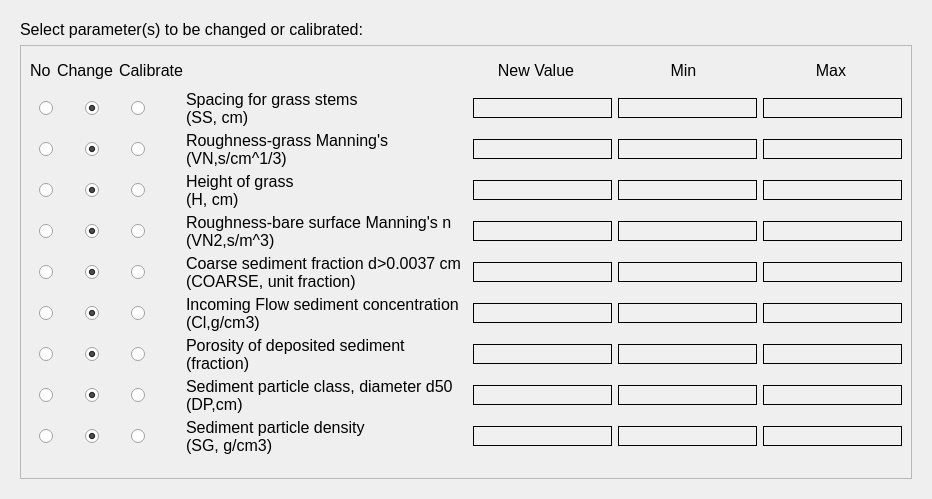
<?xml version="1.0" encoding="UTF-8"?>
<ui version="4.0">
 <class>Dialog</class>
 <widget class="QDialog" name="Dialog">
  <property name="geometry">
   <rect>
    <x>0</x>
    <y>0</y>
    <width>932</width>
    <height>499</height>
   </rect>
  </property>
  <property name="windowTitle">
   <string>Dialog</string>
  </property>
  <property name="styleSheet">
   <string notr="true">QLabel {
    font-family: 'Georgia'; /* Cambiar la fuente a Georgia */
    font-size: 16px; /* Cambiar el tamaño de la fuente */
    color: #000000; /* Color del texto (blanco) */
}

QLineEdit {
    font-family: 'Georgia'; /* Cambiar la fuente a Georgia */
    font-size: 14px; /* Cambiar el tamaño de la fuente */
    color: #000000; /* Color del texto (blanco) */
    background-color: #f0f0f0; /* Color de fondo del QLineEdit */
    border: 1px solid #000000; /* Borde blanco */
}

QComboBox {
    font-family: 'Georgia'; /* Cambiar la fuente a Georgia */
    font-size: 14px; /* Cambiar el tamaño de la fuente */
    color: #000000; /* Color del texto (blanco) */
    background-color: #cfd4da; /* Fondo oscuro del ComboBox */
}

QRadioButton {
    font-family: 'Georgia'; /* Cambiar la fuente a Georgia */
    font-size: 14px; /* Cambiar el tamaño de la fuente */
    color: #000000; /* Color del texto (blanco) */
}

QCheckBox {
    font-family: 'Georgia'; /* Cambiar la fuente a Georgia */
    font-size: 14px; /* Cambiar el tamaño de la fuente */
    color: #000000; /* Color del texto (blanco) */
}

/* Cambiar la fuente y estilo de los QPushButton */
QPushButton {
    font-family: 'Georgia'; /* Cambiar la fuente */
    font-size: 14px; /* Cambiar el tamaño de la fuente */
    color: #000000; /* Color del texto negro */
    background-color: #cfd4da; /* Fondo gris claro */
    border: 1px solid #a1a6ad; /* Borde gris medio */
    border-radius: 5px; /* Bordes redondeados */
    padding: 5px; /* Espaciado interno */
}

/* Estilo cuando el ratón pasa sobre el botón */
QPushButton:hover {
    color: #000000; /* Mantener el texto negro */
    background-color: #b7bcc3; /* Fondo gris un poco más oscuro al pasar el mouse */
}

/* Estilo cuando el botón está presionado */
QPushButton:pressed {
    background-color: #a6acb3; /* Fondo ligeramente más oscuro al presionar */
    color: #000000; /* Mantener el texto negro cuando se presiona */
}



/* Estilo general para QTableWidget y QTableView */
QTableWidget, QTableView {
    font-family: 'Georgia'; /* Cambiar la fuente a Georgia */
    font-size: 14px; /* Tamaño de la fuente */
    color: #000000; /* Color del texto negro */
    background-color: #e6e9ed; /* Fondo gris claro para la tabla */
    gridline-color: #a1a6ad; /* Color de las líneas de la tabla (gris medio) */
    selection-background-color: #b7bcc3; /* Color de fondo cuando se selecciona una celda (gris suave) */
    selection-color: #000000; /* Color del texto cuando la celda está seleccionada (negro) */
}

/* Estilo para el encabezado horizontal de la tabla */
QHeaderView::section {
    font-family: 'Georgia'; /* Cambiar la fuente a Georgia */
    font-size: 14px; /* Tamaño de la fuente */
    color: #000000; /* Color del texto negro */
    background-color: #cfd4da; /* Fondo gris claro del encabezado */
    border: 1px solid #a1a6ad; /* Borde gris medio entre las secciones */
    padding: 4px; /* Espaciado interno en el encabezado */
}

/* Estilo para las celdas de la tabla al pasar el mouse */
QTableWidget::item:hover, QTableView::item:hover {
    background-color: #b7bcc3; /* Fondo gris suave al pasar el mouse */
    color: #000000; /* Mantener el texto negro */
}

/* Estilo para las celdas cuando están seleccionadas */
QTableWidget::item:selected, QTableView::item:selected {
    background-color: #a6acb3; /* Fondo gris intermedio cuando está seleccionado */
    color: #000000; /* Texto negro cuando está seleccionado */
}

/* Ajustar el tamaño de las celdas */
QTableWidget::item, QTableView::item {
    padding: 4px; /* Espaciado interno de las celdas */
}

/* Estilo para el borde inferior de la tabla */
QTableCornerButton::section {
    background-color: #cfd4da; /* Fondo del botón de esquina */
    border: 1px solid #a1a6ad; /* Borde gris medio del botón de esquina */
}</string>
  </property>
  <layout class="QGridLayout" name="gridLayout">
   <item row="0" column="0">
    <widget class="QScrollArea" name="scrollArea_2">
     <property name="styleSheet">
      <string notr="true"/>
     </property>
     <property name="frameShape">
      <enum>QFrame::NoFrame</enum>
     </property>
     <property name="widgetResizable">
      <bool>true</bool>
     </property>
     <widget class="QWidget" name="scrollAreaWidgetContents_2">
      <property name="geometry">
       <rect>
        <x>0</x>
        <y>0</y>
        <width>897</width>
        <height>487</height>
       </rect>
      </property>
      <layout class="QGridLayout" name="gridLayout_71">
       <item row="1" column="0">
        <widget class="QLabel" name="label_100">
         <property name="text">
          <string>Select parameter(s) to be changed or calibrated:</string>
         </property>
        </widget>
       </item>
       <item row="2" column="0" colspan="2">
        <widget class="QFrame" name="frame_51">
         <property name="frameShape">
          <enum>QFrame::StyledPanel</enum>
         </property>
         <property name="frameShadow">
          <enum>QFrame::Raised</enum>
         </property>
         <layout class="QGridLayout" name="gridLayout_70">
          <item row="9" column="0" colspan="2">
           <layout class="QHBoxLayout" name="horizontalLayout_111">
            <item>
             <widget class="QFrame" name="frame_42">
              <property name="minimumSize">
               <size>
                <width>150</width>
                <height>0</height>
               </size>
              </property>
              <property name="frameShape">
               <enum>QFrame::NoFrame</enum>
              </property>
              <property name="frameShadow">
               <enum>QFrame::Raised</enum>
              </property>
              <layout class="QGridLayout" name="gridLayout_61">
               <item row="0" column="0">
                <layout class="QHBoxLayout" name="horizontalLayout_96">
                 <item>
                  <widget class="QRadioButton" name="no_class">
                   <property name="text">
                    <string/>
                   </property>
                   <property name="checked">
                    <bool>false</bool>
                   </property>
                  </widget>
                 </item>
                 <item>
                  <widget class="QRadioButton" name="change_class">
                   <property name="text">
                    <string/>
                   </property>
                   <property name="checked">
                    <bool>true</bool>
                   </property>
                  </widget>
                 </item>
                 <item>
                  <widget class="QRadioButton" name="calibrate_class">
                   <property name="text">
                    <string/>
                   </property>
                  </widget>
                 </item>
                </layout>
               </item>
              </layout>
             </widget>
            </item>
            <item>
             <widget class="QLabel" name="label_111">
              <property name="minimumSize">
               <size>
                <width>281</width>
                <height>35</height>
               </size>
              </property>
              <property name="text">
               <string>Sediment particle class, diameter d50 
(DP,cm)</string>
              </property>
             </widget>
            </item>
            <item>
             <widget class="QLineEdit" name="new_class">
              <property name="alignment">
               <set>Qt::AlignCenter</set>
              </property>
             </widget>
            </item>
            <item>
             <widget class="QLineEdit" name="min_class">
              <property name="alignment">
               <set>Qt::AlignCenter</set>
              </property>
             </widget>
            </item>
            <item>
             <widget class="QLineEdit" name="max_class">
              <property name="alignment">
               <set>Qt::AlignCenter</set>
              </property>
             </widget>
            </item>
           </layout>
          </item>
          <item row="7" column="0" colspan="2">
           <layout class="QHBoxLayout" name="horizontalLayout_110">
            <item>
             <widget class="QFrame" name="frame_43">
              <property name="minimumSize">
               <size>
                <width>150</width>
                <height>0</height>
               </size>
              </property>
              <property name="frameShape">
               <enum>QFrame::NoFrame</enum>
              </property>
              <property name="frameShadow">
               <enum>QFrame::Raised</enum>
              </property>
              <layout class="QGridLayout" name="gridLayout_62">
               <item row="0" column="0">
                <layout class="QHBoxLayout" name="horizontalLayout_98">
                 <item>
                  <widget class="QRadioButton" name="no_incoming">
                   <property name="text">
                    <string/>
                   </property>
                   <property name="checked">
                    <bool>false</bool>
                   </property>
                  </widget>
                 </item>
                 <item>
                  <widget class="QRadioButton" name="change_incoming">
                   <property name="text">
                    <string/>
                   </property>
                   <property name="checked">
                    <bool>true</bool>
                   </property>
                  </widget>
                 </item>
                 <item>
                  <widget class="QRadioButton" name="calibrate_incoming">
                   <property name="text">
                    <string/>
                   </property>
                  </widget>
                 </item>
                </layout>
               </item>
              </layout>
             </widget>
            </item>
            <item>
             <widget class="QLabel" name="label_110">
              <property name="minimumSize">
               <size>
                <width>281</width>
                <height>35</height>
               </size>
              </property>
              <property name="text">
               <string>Incoming Flow sediment concentration 
(Cl,g/cm3)</string>
              </property>
             </widget>
            </item>
            <item>
             <widget class="QLineEdit" name="new_incoming">
              <property name="alignment">
               <set>Qt::AlignCenter</set>
              </property>
             </widget>
            </item>
            <item>
             <widget class="QLineEdit" name="min_incoming">
              <property name="alignment">
               <set>Qt::AlignCenter</set>
              </property>
             </widget>
            </item>
            <item>
             <widget class="QLineEdit" name="max_incoming">
              <property name="alignment">
               <set>Qt::AlignCenter</set>
              </property>
             </widget>
            </item>
           </layout>
          </item>
          <item row="10" column="0" colspan="2">
           <layout class="QHBoxLayout" name="horizontalLayout_107">
            <item>
             <widget class="QFrame" name="frame_50">
              <property name="minimumSize">
               <size>
                <width>150</width>
                <height>0</height>
               </size>
              </property>
              <property name="frameShape">
               <enum>QFrame::NoFrame</enum>
              </property>
              <property name="frameShadow">
               <enum>QFrame::Raised</enum>
              </property>
              <layout class="QGridLayout" name="gridLayout_69">
               <item row="0" column="0">
                <layout class="QHBoxLayout" name="horizontalLayout_105">
                 <item>
                  <widget class="QRadioButton" name="no_density">
                   <property name="text">
                    <string/>
                   </property>
                   <property name="checked">
                    <bool>false</bool>
                   </property>
                  </widget>
                 </item>
                 <item>
                  <widget class="QRadioButton" name="change_density">
                   <property name="text">
                    <string/>
                   </property>
                   <property name="checked">
                    <bool>true</bool>
                   </property>
                  </widget>
                 </item>
                 <item>
                  <widget class="QRadioButton" name="calibrate_density">
                   <property name="text">
                    <string/>
                   </property>
                  </widget>
                 </item>
                </layout>
               </item>
              </layout>
             </widget>
            </item>
            <item>
             <widget class="QLabel" name="label_105">
              <property name="minimumSize">
               <size>
                <width>281</width>
                <height>35</height>
               </size>
              </property>
              <property name="text">
               <string>Sediment particle density 
(SG, g/cm3)</string>
              </property>
             </widget>
            </item>
            <item>
             <widget class="QLineEdit" name="new_density">
              <property name="alignment">
               <set>Qt::AlignCenter</set>
              </property>
             </widget>
            </item>
            <item>
             <widget class="QLineEdit" name="min_density">
              <property name="alignment">
               <set>Qt::AlignCenter</set>
              </property>
             </widget>
            </item>
            <item>
             <widget class="QLineEdit" name="max_density">
              <property name="alignment">
               <set>Qt::AlignCenter</set>
              </property>
             </widget>
            </item>
           </layout>
          </item>
          <item row="4" column="0" colspan="2">
           <layout class="QHBoxLayout" name="horizontalLayout_115">
            <item>
             <widget class="QFrame" name="frame_44">
              <property name="minimumSize">
               <size>
                <width>150</width>
                <height>0</height>
               </size>
              </property>
              <property name="frameShape">
               <enum>QFrame::NoFrame</enum>
              </property>
              <property name="frameShadow">
               <enum>QFrame::Raised</enum>
              </property>
              <layout class="QGridLayout" name="gridLayout_63">
               <item row="0" column="0">
                <layout class="QHBoxLayout" name="horizontalLayout_99">
                 <item>
                  <widget class="QRadioButton" name="no_height">
                   <property name="text">
                    <string/>
                   </property>
                   <property name="checked">
                    <bool>false</bool>
                   </property>
                  </widget>
                 </item>
                 <item>
                  <widget class="QRadioButton" name="change_height">
                   <property name="text">
                    <string/>
                   </property>
                   <property name="checked">
                    <bool>true</bool>
                   </property>
                  </widget>
                 </item>
                 <item>
                  <widget class="QRadioButton" name="calibrate_height">
                   <property name="text">
                    <string/>
                   </property>
                  </widget>
                 </item>
                </layout>
               </item>
              </layout>
             </widget>
            </item>
            <item>
             <widget class="QLabel" name="label_115">
              <property name="minimumSize">
               <size>
                <width>281</width>
                <height>35</height>
               </size>
              </property>
              <property name="text">
               <string>Height of grass 
(H, cm)</string>
              </property>
             </widget>
            </item>
            <item>
             <widget class="QLineEdit" name="new_height">
              <property name="alignment">
               <set>Qt::AlignCenter</set>
              </property>
             </widget>
            </item>
            <item>
             <widget class="QLineEdit" name="min_height">
              <property name="alignment">
               <set>Qt::AlignCenter</set>
              </property>
             </widget>
            </item>
            <item>
             <widget class="QLineEdit" name="max_height">
              <property name="alignment">
               <set>Qt::AlignCenter</set>
              </property>
             </widget>
            </item>
           </layout>
          </item>
          <item row="2" column="0" colspan="2">
           <layout class="QHBoxLayout" name="horizontalLayout_114">
            <item>
             <widget class="QFrame" name="frame_46">
              <property name="minimumSize">
               <size>
                <width>150</width>
                <height>0</height>
               </size>
              </property>
              <property name="frameShape">
               <enum>QFrame::NoFrame</enum>
              </property>
              <property name="frameShadow">
               <enum>QFrame::Raised</enum>
              </property>
              <layout class="QGridLayout" name="gridLayout_65">
               <item row="0" column="0">
                <layout class="QHBoxLayout" name="horizontalLayout_101">
                 <item>
                  <widget class="QRadioButton" name="no_spacing">
                   <property name="text">
                    <string/>
                   </property>
                   <property name="checked">
                    <bool>false</bool>
                   </property>
                  </widget>
                 </item>
                 <item>
                  <widget class="QRadioButton" name="change_spacing">
                   <property name="text">
                    <string/>
                   </property>
                   <property name="checked">
                    <bool>true</bool>
                   </property>
                  </widget>
                 </item>
                 <item>
                  <widget class="QRadioButton" name="calibrate_spacing">
                   <property name="text">
                    <string/>
                   </property>
                  </widget>
                 </item>
                </layout>
               </item>
              </layout>
             </widget>
            </item>
            <item>
             <widget class="QLabel" name="label_114">
              <property name="minimumSize">
               <size>
                <width>281</width>
                <height>35</height>
               </size>
              </property>
              <property name="text">
               <string>Spacing for grass stems 
(SS, cm)</string>
              </property>
             </widget>
            </item>
            <item>
             <widget class="QLineEdit" name="new_spacing">
              <property name="alignment">
               <set>Qt::AlignCenter</set>
              </property>
             </widget>
            </item>
            <item>
             <widget class="QLineEdit" name="min_spacing">
              <property name="alignment">
               <set>Qt::AlignCenter</set>
              </property>
             </widget>
            </item>
            <item>
             <widget class="QLineEdit" name="max_spacing">
              <property name="alignment">
               <set>Qt::AlignCenter</set>
              </property>
             </widget>
            </item>
           </layout>
          </item>
          <item row="3" column="0" colspan="2">
           <layout class="QHBoxLayout" name="horizontalLayout_112">
            <item>
             <widget class="QFrame" name="frame_48">
              <property name="minimumSize">
               <size>
                <width>150</width>
                <height>0</height>
               </size>
              </property>
              <property name="frameShape">
               <enum>QFrame::NoFrame</enum>
              </property>
              <property name="frameShadow">
               <enum>QFrame::Raised</enum>
              </property>
              <layout class="QGridLayout" name="gridLayout_67">
               <item row="0" column="0">
                <layout class="QHBoxLayout" name="horizontalLayout_103">
                 <item>
                  <widget class="QRadioButton" name="no_roughness">
                   <property name="text">
                    <string/>
                   </property>
                   <property name="checked">
                    <bool>false</bool>
                   </property>
                  </widget>
                 </item>
                 <item>
                  <widget class="QRadioButton" name="change_roughness">
                   <property name="text">
                    <string/>
                   </property>
                   <property name="checked">
                    <bool>true</bool>
                   </property>
                  </widget>
                 </item>
                 <item>
                  <widget class="QRadioButton" name="calibrate_roughness">
                   <property name="text">
                    <string/>
                   </property>
                  </widget>
                 </item>
                </layout>
               </item>
              </layout>
             </widget>
            </item>
            <item>
             <widget class="QLabel" name="label_112">
              <property name="minimumSize">
               <size>
                <width>281</width>
                <height>35</height>
               </size>
              </property>
              <property name="text">
               <string>Roughness-grass Manning's 
(VN,s/cm^1/3)</string>
              </property>
             </widget>
            </item>
            <item>
             <widget class="QLineEdit" name="new_roughness">
              <property name="alignment">
               <set>Qt::AlignCenter</set>
              </property>
             </widget>
            </item>
            <item>
             <widget class="QLineEdit" name="min_roughness">
              <property name="alignment">
               <set>Qt::AlignCenter</set>
              </property>
             </widget>
            </item>
            <item>
             <widget class="QLineEdit" name="max_roughness">
              <property name="alignment">
               <set>Qt::AlignCenter</set>
              </property>
             </widget>
            </item>
           </layout>
          </item>
          <item row="6" column="0" colspan="2">
           <layout class="QHBoxLayout" name="horizontalLayout_106">
            <item>
             <widget class="QFrame" name="frame_47">
              <property name="minimumSize">
               <size>
                <width>150</width>
                <height>0</height>
               </size>
              </property>
              <property name="frameShape">
               <enum>QFrame::NoFrame</enum>
              </property>
              <property name="frameShadow">
               <enum>QFrame::Raised</enum>
              </property>
              <layout class="QGridLayout" name="gridLayout_66">
               <item row="0" column="0">
                <layout class="QHBoxLayout" name="horizontalLayout_102">
                 <item>
                  <widget class="QRadioButton" name="no_coarse">
                   <property name="text">
                    <string/>
                   </property>
                   <property name="checked">
                    <bool>false</bool>
                   </property>
                  </widget>
                 </item>
                 <item>
                  <widget class="QRadioButton" name="change_coarse">
                   <property name="text">
                    <string/>
                   </property>
                   <property name="checked">
                    <bool>true</bool>
                   </property>
                  </widget>
                 </item>
                 <item>
                  <widget class="QRadioButton" name="calibrate_coarse">
                   <property name="text">
                    <string/>
                   </property>
                  </widget>
                 </item>
                </layout>
               </item>
              </layout>
             </widget>
            </item>
            <item>
             <widget class="QLabel" name="label_104">
              <property name="minimumSize">
               <size>
                <width>281</width>
                <height>35</height>
               </size>
              </property>
              <property name="text">
               <string>Coarse sediment fraction d&gt;0.0037 cm 
(COARSE, unit fraction)</string>
              </property>
             </widget>
            </item>
            <item>
             <widget class="QLineEdit" name="new_coarse">
              <property name="alignment">
               <set>Qt::AlignCenter</set>
              </property>
             </widget>
            </item>
            <item>
             <widget class="QLineEdit" name="min_coarse">
              <property name="alignment">
               <set>Qt::AlignCenter</set>
              </property>
             </widget>
            </item>
            <item>
             <widget class="QLineEdit" name="max_coarse">
              <property name="alignment">
               <set>Qt::AlignCenter</set>
              </property>
             </widget>
            </item>
           </layout>
          </item>
          <item row="5" column="0" colspan="2">
           <layout class="QHBoxLayout" name="horizontalLayout_108">
            <item>
             <widget class="QFrame" name="frame_45">
              <property name="minimumSize">
               <size>
                <width>150</width>
                <height>0</height>
               </size>
              </property>
              <property name="frameShape">
               <enum>QFrame::NoFrame</enum>
              </property>
              <property name="frameShadow">
               <enum>QFrame::Raised</enum>
              </property>
              <layout class="QGridLayout" name="gridLayout_64">
               <item row="0" column="0">
                <layout class="QHBoxLayout" name="horizontalLayout_100">
                 <item>
                  <widget class="QRadioButton" name="no_bare">
                   <property name="text">
                    <string/>
                   </property>
                   <property name="checked">
                    <bool>false</bool>
                   </property>
                  </widget>
                 </item>
                 <item>
                  <widget class="QRadioButton" name="change_bare">
                   <property name="text">
                    <string/>
                   </property>
                   <property name="checked">
                    <bool>true</bool>
                   </property>
                  </widget>
                 </item>
                 <item>
                  <widget class="QRadioButton" name="calibrate_bare">
                   <property name="text">
                    <string/>
                   </property>
                  </widget>
                 </item>
                </layout>
               </item>
              </layout>
             </widget>
            </item>
            <item>
             <widget class="QLabel" name="label_106">
              <property name="minimumSize">
               <size>
                <width>281</width>
                <height>35</height>
               </size>
              </property>
              <property name="text">
               <string>Roughness-bare surface Manning's n 
(VN2,s/m^3)</string>
              </property>
             </widget>
            </item>
            <item>
             <widget class="QLineEdit" name="new_bare">
              <property name="alignment">
               <set>Qt::AlignCenter</set>
              </property>
             </widget>
            </item>
            <item>
             <widget class="QLineEdit" name="min_bare">
              <property name="alignment">
               <set>Qt::AlignCenter</set>
              </property>
             </widget>
            </item>
            <item>
             <widget class="QLineEdit" name="max_bare">
              <property name="alignment">
               <set>Qt::AlignCenter</set>
              </property>
             </widget>
            </item>
           </layout>
          </item>
          <item row="8" column="0" colspan="2">
           <layout class="QHBoxLayout" name="horizontalLayout_113">
            <item>
             <widget class="QFrame" name="frame_49">
              <property name="minimumSize">
               <size>
                <width>150</width>
                <height>0</height>
               </size>
              </property>
              <property name="frameShape">
               <enum>QFrame::NoFrame</enum>
              </property>
              <property name="frameShadow">
               <enum>QFrame::Raised</enum>
              </property>
              <layout class="QGridLayout" name="gridLayout_68">
               <item row="0" column="0">
                <layout class="QHBoxLayout" name="horizontalLayout_104">
                 <item>
                  <widget class="QRadioButton" name="no_porosity">
                   <property name="text">
                    <string/>
                   </property>
                   <property name="checked">
                    <bool>false</bool>
                   </property>
                  </widget>
                 </item>
                 <item>
                  <widget class="QRadioButton" name="change_porosity">
                   <property name="text">
                    <string/>
                   </property>
                   <property name="checked">
                    <bool>true</bool>
                   </property>
                  </widget>
                 </item>
                 <item>
                  <widget class="QRadioButton" name="calibrate_porosity">
                   <property name="text">
                    <string/>
                   </property>
                  </widget>
                 </item>
                </layout>
               </item>
              </layout>
             </widget>
            </item>
            <item>
             <widget class="QLabel" name="label_113">
              <property name="minimumSize">
               <size>
                <width>281</width>
                <height>35</height>
               </size>
              </property>
              <property name="text">
               <string>Porosity of deposited sediment 
(fraction)</string>
              </property>
             </widget>
            </item>
            <item>
             <widget class="QLineEdit" name="new_porosity">
              <property name="alignment">
               <set>Qt::AlignCenter</set>
              </property>
             </widget>
            </item>
            <item>
             <widget class="QLineEdit" name="min_porosity">
              <property name="alignment">
               <set>Qt::AlignCenter</set>
              </property>
             </widget>
            </item>
            <item>
             <widget class="QLineEdit" name="max_porosity">
              <property name="alignment">
               <set>Qt::AlignCenter</set>
              </property>
             </widget>
            </item>
           </layout>
          </item>
          <item row="11" column="0">
           <spacer name="verticalSpacer">
            <property name="orientation">
             <enum>Qt::Vertical</enum>
            </property>
            <property name="sizeHint" stdset="0">
             <size>
              <width>20</width>
              <height>40</height>
             </size>
            </property>
           </spacer>
          </item>
          <item row="1" column="0" colspan="2">
           <layout class="QHBoxLayout" name="horizontalLayout_109">
            <item>
             <layout class="QHBoxLayout" name="horizontalLayout_97">
              <item>
               <widget class="QLabel" name="label_101">
                <property name="text">
                 <string>No</string>
                </property>
               </widget>
              </item>
              <item>
               <widget class="QLabel" name="label_102">
                <property name="text">
                 <string>Change</string>
                </property>
               </widget>
              </item>
              <item>
               <widget class="QLabel" name="label_103">
                <property name="text">
                 <string>Calibrate</string>
                </property>
               </widget>
              </item>
             </layout>
            </item>
            <item>
             <widget class="QWidget" name="widget_5" native="true">
              <property name="minimumSize">
               <size>
                <width>270</width>
                <height>0</height>
               </size>
              </property>
             </widget>
            </item>
            <item>
             <widget class="QLabel" name="label_107">
              <property name="minimumSize">
               <size>
                <width>90</width>
                <height>30</height>
               </size>
              </property>
              <property name="text">
               <string>New Value</string>
              </property>
              <property name="alignment">
               <set>Qt::AlignCenter</set>
              </property>
             </widget>
            </item>
            <item>
             <widget class="QLabel" name="label_108">
              <property name="minimumSize">
               <size>
                <width>70</width>
                <height>0</height>
               </size>
              </property>
              <property name="text">
               <string>Min</string>
              </property>
              <property name="alignment">
               <set>Qt::AlignCenter</set>
              </property>
             </widget>
            </item>
            <item>
             <widget class="QLabel" name="label_109">
              <property name="minimumSize">
               <size>
                <width>54</width>
                <height>0</height>
               </size>
              </property>
              <property name="text">
               <string>Max</string>
              </property>
              <property name="alignment">
               <set>Qt::AlignCenter</set>
              </property>
             </widget>
            </item>
           </layout>
          </item>
         </layout>
        </widget>
       </item>
      </layout>
     </widget>
    </widget>
   </item>
  </layout>
 </widget>
 <resources/>
 <connections/>
</ui>
